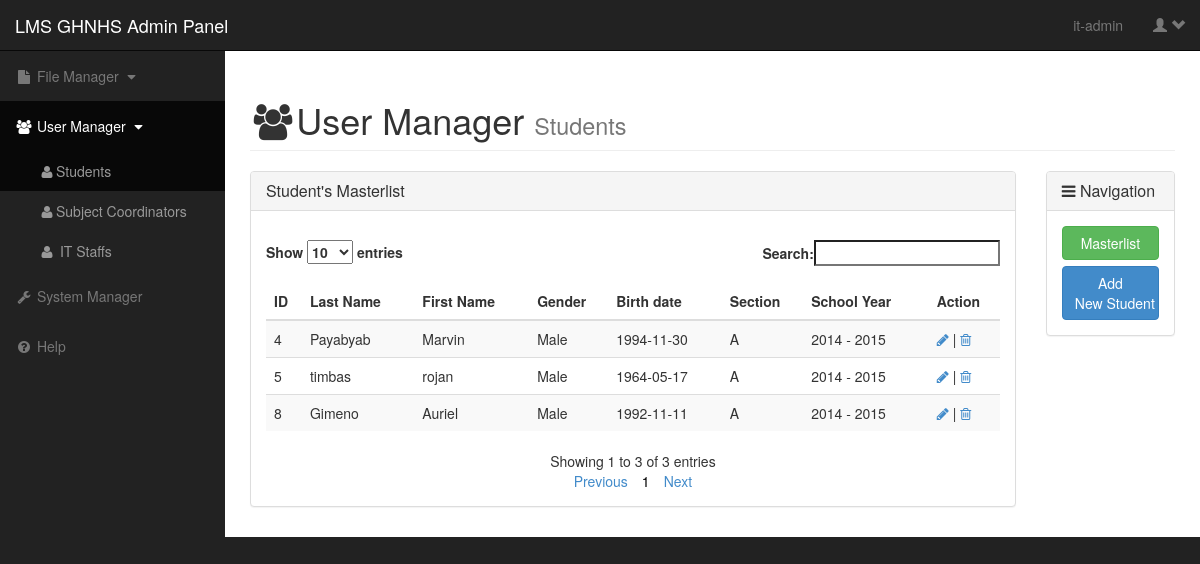
/admin_students_page.php (signed in), run on the app's committed database.
### tables this page shows
CREATE TABLE IF NOT EXISTS `tbl_account` (
  `acct_id` int(11) NOT NULL AUTO_INCREMENT,
  `acct_username` varchar(250) NOT NULL,
  `acct_password` varchar(250) NOT NULL,
  `acct_type_name` varchar(250) NOT NULL COMMENT 'FK',
  PRIMARY KEY (`acct_id`),
  KEY `FK_tbl_account_from_tbl_account_type` (`acct_type_name`)
);

### admin_students_page.php (the view, shortened to what this page needs)
<?php
	include "includes/config.php";
	if(($_SESSION["acc_type_name"])== "it_staff" ) {
?>
<!DOCTYPE html>
<html lang="en">
<head>
	<?php
	include("includes/tech_team_css_links.php");
?>
    <link href="css/bootstrap.min.css" rel="stylesheet">
    <link href="css/sb-admin.css" rel="stylesheet">
    <link href="css/plugins/morris.css" rel="stylesheet">
    <link href="fonts/font-awesome-4.1.0/css/font-awesome.min.css" rel="stylesheet" type="text/css">
</head>
<body>
    <div id="wrapper">
        <nav class="navbar navbar-inverse navbar-fixed-top" role="navigation">
            <div class="navbar-header">
                <a class="navbar-brand" href="#">LMS GHNHS Admin Panel</a>
            </div>
            <ul class="nav navbar-right top-nav">
               <?php
						include("includes/login_span_admin _pages.php");
				?>
            </ul>
            <div class="collapse navbar-collapse navbar-ex1-collapse">
                <ul class="nav navbar-nav side-nav">
                    <li  >
                        <a href="javascript:;" data-toggle="collapse" data-target="#fileManagerMenu"><i class="fa fa-fw fa-file"></i> File Manager <i class="fa fa-fw fa-caret-down"></i></a>
                    </li>
					<li class="active">
                        <a href="javascript:;" data-toggle="collapse" data-target="#userManagerMenu"><i class="fa fa-fw fa-users"></i> User Manager <i class="fa fa-fw fa-caret-down"></i></a>
                        <ul id="userManagerMenu" class="">
                            <li style="background:#080808;">
                                <a href="admin_students_page.php"> <i class="fa fa-fw fa-user"></i>Students</a>
                            </li>
                            <li>
                                <a href="admin_sa_page.php"> <i class="fa fa-fw fa-user"></i>Subject Coordinators</a>
                            </li>
                            <li>
                                <a href="admin_it_page.php"><i class="fa fa-fw fa-user"></i> IT Staffs</a>
                            </li>
                        </ul>
                    </li>
                    <li>
                        <a href="admin_sm_page.php"><i class="fa fa-fw fa-wrench"></i> System Manager</a>
                    </li>
                    <li>
                        <a href="admin_help_page.php"><i class="fa fa-fw fa-question-circle"></i> Help</a>
                    </li>
                </ul>
            </div>
        </nav>
        <div id="page-wrapper">
            <div class="container-fluid">
                <div class="row">
                    <div class="col-lg-12">
                        <h1 class="page-header">
                             <i class="fa fa-fw fa-users"></i>User Manager <small>Students</small>
                        </h1>
                    </div>
                </div>
				<div class="row">
					<div class="col-lg-10">
						<div class="panel panel-default" id="container-masterlist-stud">
							<div class="panel-heading">
								<h3 class="panel-title"> Student's Masterlist</h3>
							</div>
							<div class="panel-body">
								<div class="table-responsive" >
									<table class="table table-hover table-striped tableWithFilter" id="example">
										<thead>
											<tr>
												<th>ID</th>
												<th>Last Name</th>
												<th>First Name</th>
												<th>Gender</th>
												<th>Birth date</th>
												<th>Section</th>
												<th>School Year</th>
												<th>Action</th>
											</tr>
										</thead>
										<tbody>
										   <?php
											$queryMasterlistStud = "SELECT * FROM tbl_view_acc_student ORDER BY stud_id ASC";
											$resultMasterlistStud = mysqli_query($conn,$queryMasterlistStud) or die (mysqli_error($conn));
											while($rowMasterlistStud = mysqli_fetch_array($resultMasterlistStud)){
											echo "<tr>";
											echo "<td> $rowMasterlistStud[stud_id]</td>";
											echo "<td> $rowMasterlistStud[stud_lname]</td>";
											echo "<td> $rowMasterlistStud[stud_fname]</td>";
											echo "<td> $rowMasterlistStud[stud_gender]</td>";
											echo "<td> $rowMasterlistStud[stud_bday]</td>";
											echo "<td> $rowMasterlistStud[section_name]</td>";
											echo "<td> $rowMasterlistStud[sy_start] - $rowMasterlistStud[sy_end]</td>";
											echo "<td>
													<a href='#' class='editStud'><input type='hidden' name='' class='studID' value='$rowMasterlistStud[stud_id]' /><i class='fa fa-pencil'></i></a>
													|
													<a href='#'  class='deleteStud'><input type='hidden' name='' class='studID' value='$rowMasterlistStud[stud_id]' /><i class='fa fa-trash-o'></i></a>
												</td>";
											echo "</tr>";
											}
											?>
										</tbody>
									</table>
								</div>
							</div>
						</div>
                    </div>
					<div class="col-lg-2">
                        <div class="panel panel-default">
                            <div class="panel-heading">
                                <h3 class="panel-title"><i class="fa fa-bar-chart-o fa-bars"></i> Navigation</h3>
                            </div>
                            <div class="panel-body">
								<button class="btn col-lg-12 btn-success" id="btn-masterlist-stud">Masterlist</button><br /><br />
								<button class="btn col-lg-12 btn-primary" id="btn-addnew-stud">Add <br /> New Student</button><br /><br />
                            </div>
                        </div>
                    </div>
				</div>
            </div>
        </div>
    </div>
</body>
</html>
<?php
}else{
	header('location:index.php');
}
?>

### css/style-custom.css (style rules this page uses)
table { margin-top:1em; }

### css/sb-admin.css (style rules this page uses)
body { margin-top: 100px; background-color: #222; }
@media (min-width:768px) { body { margin-top: 50px; } }
#wrapper { padding-left: 0; }
#page-wrapper { width: 100%; padding: 0; background-color: #fff; }
@media (min-width:768px) { #wrapper { padding-left: 225px; } }
@media (min-width:768px) { #page-wrapper { padding: 10px; } }
.top-nav { padding: 0 15px; }
@media (min-width:768px) { .side-nav { position: fixed; top: 51px; left: 225px; width: 225px; margin-left: -225px; border: none; border-radius: 0; overflow-y: auto; background-color: #222; } }
@media (min-width:768px) { .side-nav>li>a { width: 225px; } }
.side-nav>li>ul { padding: 0; }
.side-nav>li>ul>li>a { display: block; padding: 10px 15px 10px 38px; text-decoration: none; color: #999; }

### data on the page
tbl_account: rowMasterlistStud "4", rowMasterlistStud "Payabyab", rowMasterlistStud "Marvin", rowMasterlistStud "Male", rowMasterlistStud "1994-11-30", rowMasterlistStud "A", rowMasterlistStud "2014", rowMasterlistStud "2015"
tbl_account: rowMasterlistStud "5", rowMasterlistStud "timbas", rowMasterlistStud "rojan", rowMasterlistStud "Male", rowMasterlistStud "1964-05-17", rowMasterlistStud "A", rowMasterlistStud "2014", rowMasterlistStud "2015"
tbl_account: rowMasterlistStud "8", rowMasterlistStud "Gimeno", rowMasterlistStud "Auriel", rowMasterlistStud "Male", rowMasterlistStud "1992-11-11", rowMasterlistStud "A", rowMasterlistStud "2014", rowMasterlistStud "2015"

### other printed values
$_SESSION[username] "it-admin"
